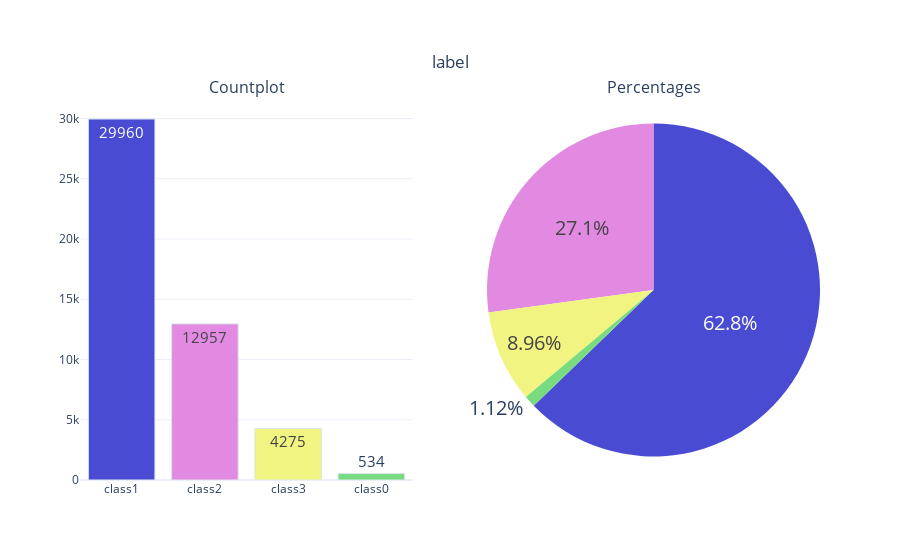

This figure's notebook cell:
### Code cell
cat_summary_with_graph(data_df,'label')

### Figure 1 — Plotly figure (JSON) as saved in the notebook; plotly's stock layout.template omitted (floating-point values rounded to 4 significant figures)
{"data": [{"marker": {"color": ["#494BD3", "#E28AE2", "#F1F481", "#79DB80", "#DF5F5F", "#69DADE", "#C2E37D", "#E26580", "#D39F49", "#B96FE3"], "line": {"color": "#DBE6EC", "width": 1}}, "name": "label", "showlegend": false, "text": ["29960", "12957", "4275", "534"], "textfont": {"size": 15}, "textposition": "auto", "type": "bar", "x": ["class1", "class2", "class3", "class0"], "xaxis": "x", "y": [29960, 12957, 4275, 534], "yaxis": "y"}, {"domain": {"x": [0.55, 1], "y": [0, 1]}, "labels": ["class1", "class2", "class3", "class0"], "marker": {"colors": ["#494BD3", "#E28AE2", "#F1F481", "#79DB80", "#DF5F5F", "#69DADE", "#C2E37D", "#E26580", "#D39F49", "#B96FE3"]}, "name": "label", "showlegend": false, "textfont": {"size": 20}, "textposition": "auto", "type": "pie", "values": [29960, 12957, 4275, 534]}], "layout": {"annotations": [{"font": {"size": 16}, "showarrow": false, "text": "Countplot", "x": 0.225, "xanchor": "center", "xref": "paper", "y": 1, "yanchor": "bottom", "yref": "paper"}, {"font": {"size": 16}, "showarrow": false, "text": "Percentages", "x": 0.775, "xanchor": "center", "xref": "paper", "y": 1, "yanchor": "bottom", "yref": "paper"}], "title": {"text": "label", "x": 0.5, "xanchor": "center", "y": 0.9, "yanchor": "top"}, "xaxis": {"anchor": "y", "domain": [0, 0.45]}, "yaxis": {"anchor": "x", "domain": [0, 1]}}}
